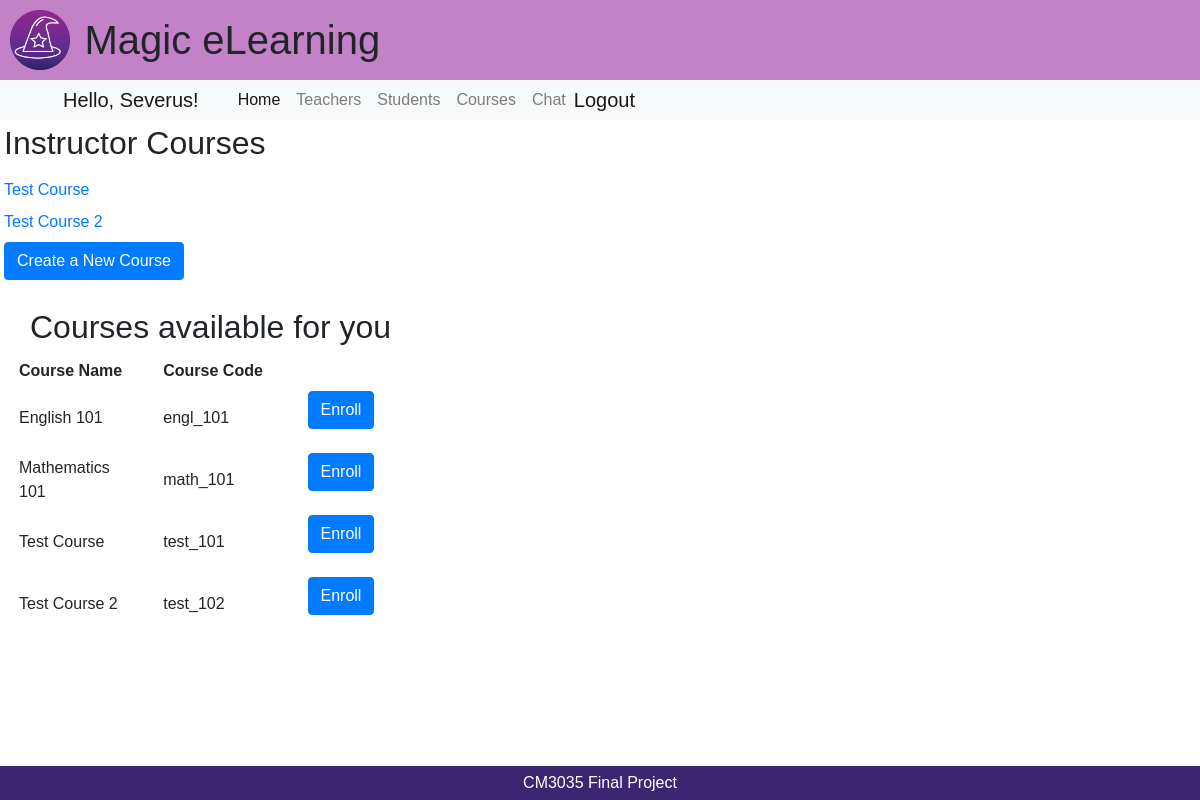
Screenshot of /courses (signed in) with the database file from the repository.
### elearning/models.py (models this page shows, shortened)
class Course(models.Model):
    course = models.CharField(max_length=256, null=False, blank=False)
    name = models.CharField(max_length=256, null=False, blank=False)
    teacher = models.ForeignKey(User, related_name='teacher', on_delete=models.CASCADE)
    student = models.ManyToManyField(Profile, related_name='student', through='CourseUserLink')

### elearning/views.py (the view)
# urls.py: path('courses', views.courses, name='courses'),
def courses(request):
    teacher_courses = Course.objects.filter(teacher = request.user.id)
    courses = Course.objects.exclude(student = request.user.id).all()
    return render(request, 'courses.html', {'courses': courses,
                                            'teacher_courses': teacher_courses})

### elearning/templates/courses.html (shortened to what this page needs)
{% extends "base.html" %}
{% load bootstrap4 %}
{% block content %}
{% if user.profile.teacher %}
<div class="row col-12 p-1">
    <div class="">
        <h2>Instructor Courses</h2>
    </div>
</div>
{% for t_course in teacher_courses %}
<div class="row p-1">
    <a href="courses/{{ t_course.id }}">{{ t_course.name }}</a>
</div>
{% endfor %}
<div class="row p-1">
    <a href="courses/create/" class="btn btn-primary">Create a New Course</a>
</div>
<br/>
{% endif %}
<div class="row col-12 p-">
    <div class="col-12">
        <h2>Courses available for you</h2>
    </div>
</div>
<div class="row col-6 p-1">
    <div class="col-3 my-auto">
        <strong>Course Name</strong>
    </div>
    <div class="col-3 my-auto">
        <strong>Course Code</strong>
    </div>
</div>
{% for course in courses %}
<div class="row col-6 p-1">
    <div class="col-3 my-auto">
        {{ course.name }}
    </div>
    <div class="col-3 my-auto">
        {{ course.course }}
    </div>
    <div class="col-3 my-auto">
        {% if user.is_authenticated %}
        <form action="/enroll/" method="post" class="form">
            <input type="submit" class="btn btn-primary" value="Enroll">
        </form>
        {% endif %}
    </div>
</div>
{% endfor %}
{% endblock %}

### elearning/templates/partials/title.html (shortened to what this page needs)
{% load bootstrap4 %}
{% load static %}
<nav class="navbar navbar-expand-md sticky-top flex-column">
  <div class="w-100 d-flex">
    <div class="navbar-header" id="header">
      <img src="{% static 'logo.png' %}" id="logo" alt="wizard logo" width="70px" height="70px">
      <h1 id="application_title">Magic eLearning</h1>
    </div>
  </div>
</nav>
<nav class="navbar navbar-expand-lg navbar-light bg-light">
  <div class="nav-item ml-5">
    {% if user.is_authenticated %}
    <a class="navbar-brand col-3" href="/">Hello, {{ user.first_name }}!</a>
    {% else %}
    <a class="navbar-brand col-3" href="/"></a>
    {% endif %}
  </div>
  <div class="collapse navbar-collapse" id="navbarNavAltMarkup">
    <div class="navbar-nav">
      {% if user.is_authenticated %}
      <a class="nav-item nav-link active" href="/user/{{ user.id }}">Home <span class="sr-only">(current)</span></a>
      {% else %}
      <a class="nav-item nav-link active" href="/">Home<span class="sr-only">(current)</span></a>
      {% endif %}
      {% if user.profile.teacher %}
      <a class="nav-item nav-link" href="/teachers">Teachers</a>
      {% endif %}
      <a class="nav-item nav-link" href="/students">Students</a>
      <a class="nav-item nav-link" href="/courses">Courses</a>
      <a class="nav-item nav-link" href="/chat">Chat</a>
      {% if user.is_authenticated %}
      <a class="navbar-brand" href="/logout/">Logout</a>
      {% else %}
      <a class="navbar-brand" href="/login/">Login</a>
      {% endif %}
    </div>
  </div>
</nav>

### elearning/static/css/elearning.css (style rules this page uses)
body { font-family: Sans-Serif; margin: 0px; border: 0px; padding: 0px; }
#application_title { display: inline; }
#logo { height: 50px; width: 50px }
#application_title { display: inline; vertical-align: middle; }
#logo { vertical-align: middle; height: 80px; width: 80px; padding: 10px }
#header { vertical-align: middle; width: 100%; background-color: #c382c7; }
a { text-decoration: none; }
.navbar { padding: 0px; }
.nav-link { color: white; }

### rows the page displays
Course: name "Test Course", course "test_101"
Course: name "Test Course 2", course "test_102"
Course: name "English 101", course "engl_101"
Course: name "Mathematics 101", course "math_101"

### other values shown
{{ user.first_name }} "Severus"
